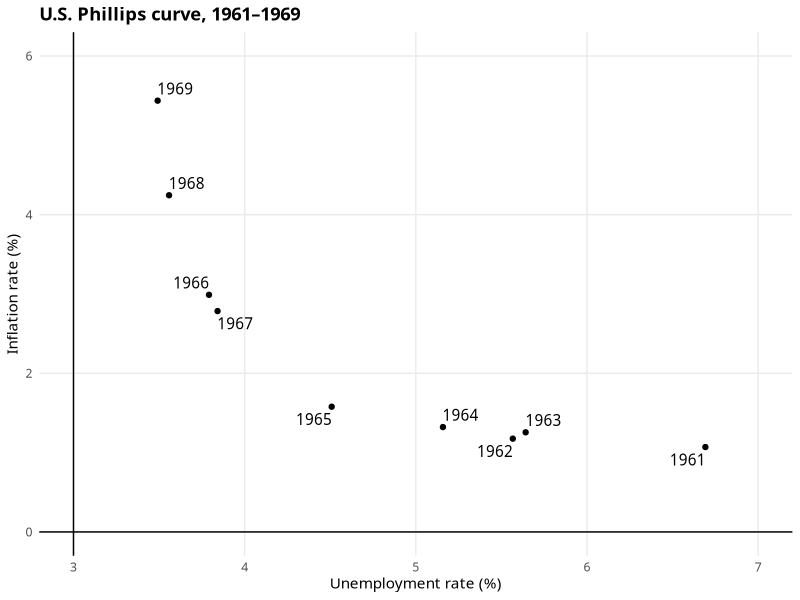
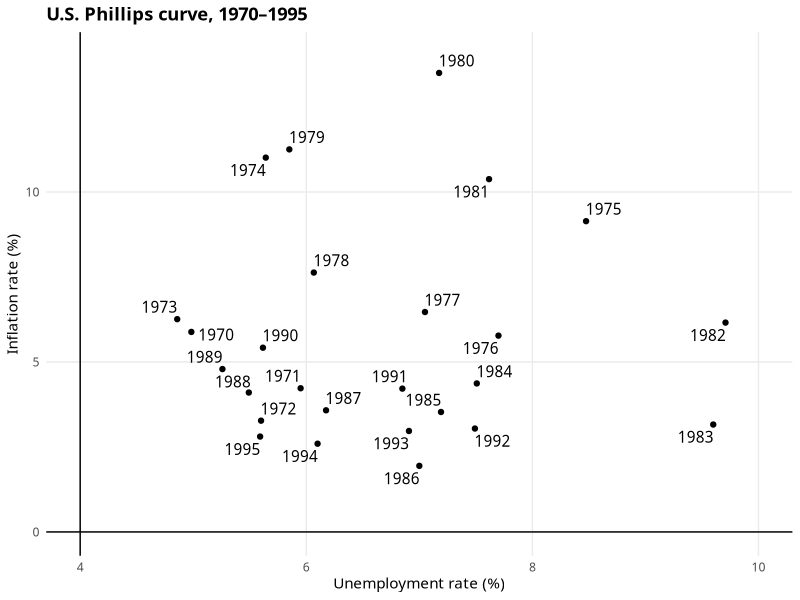
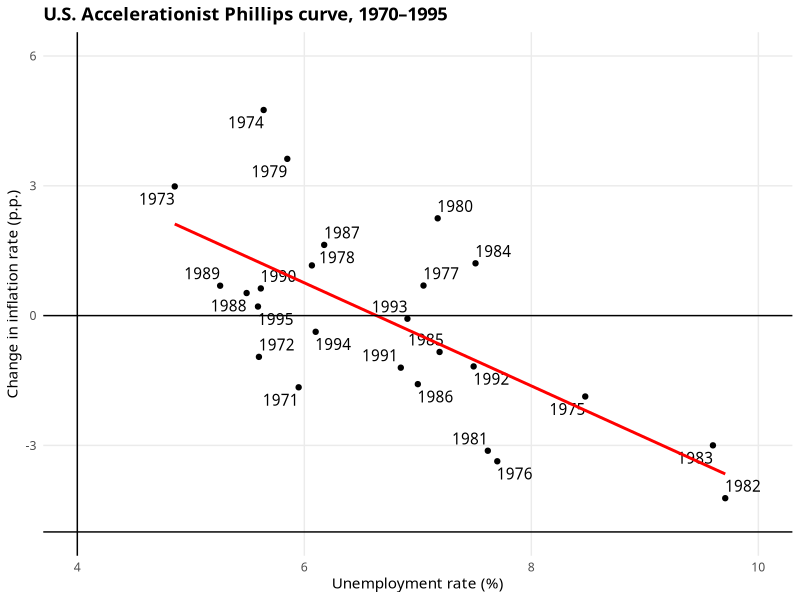
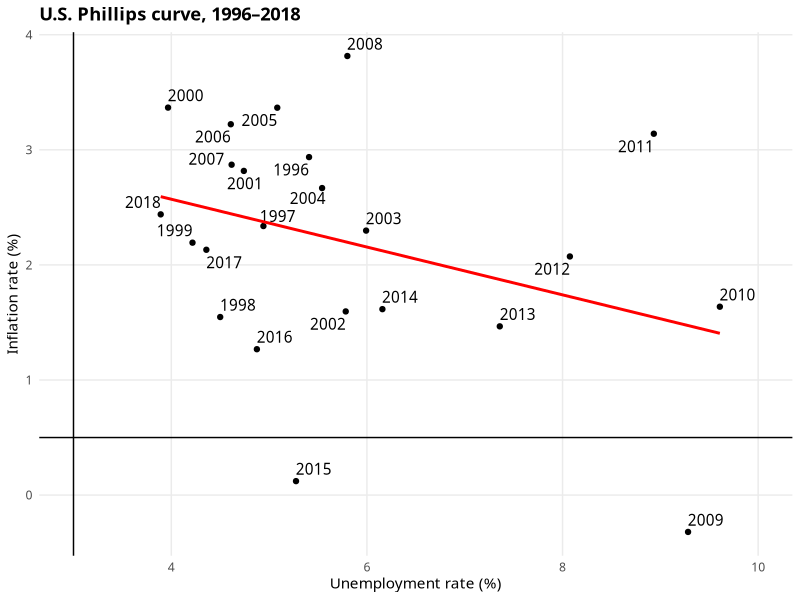
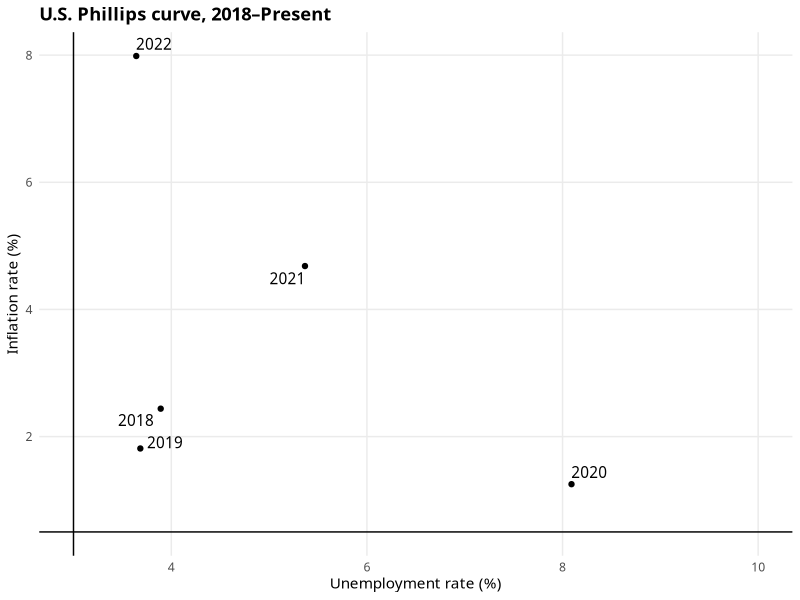

Reproduce these figures in R, in order.
## ---- chunk 1
#|echo: false


library(tidyverse)
library(ggthemes)
library(patchwork)
library(ggrepel)

theme_ms <- function() {
  theme_minimal(base_family = "IBM Plex Sans") +
    theme(panel.grid.minor = element_blank(),
          plot.background = element_rect(fill = "white", color = NA),
          plot.title = element_text(face = "bold"),
          strip.text = element_text(face = "bold"),
          strip.background = element_rect(fill = "grey80", color = NA),
          #axis.title.x = element_text(hjust = 0),
          #axis.title.y = element_text(hjust = 1),
          legend.title = element_text(face = "bold"))
}

theme_set(theme_ms())


####

cpi <- read_csv("CPIAUCSL.csv")
unrate <- read_csv("unrate.csv")


cpi <- cpi %>% 
  filter(DATE > "1947-01-01") %>% 
  mutate(CPIAUCSL= as.double(CPIAUCSL_PC1))

unrate <- unrate %>% 
  select(UNRATE) %>% 
  mutate(UNRATE = as.double(UNRATE))


cpi %>% 
  add_column(unrate) %>% 
  filter(DATE >= "1961-01-01" & DATE <= "1969-01-01") %>% 
  mutate(DATE = lubridate::year(DATE)) %>% 
  ggplot(aes(x = UNRATE, y = CPIAUCSL, label = DATE)) +
  geom_point() +
  geom_text_repel(family = "IBM Plex Sans") +
  expand_limits(x = c(3, 7),
                y = c(0, 6)) +
  geom_hline(yintercept = 0) +
  geom_vline(xintercept = 3) +
  labs(x = "Unemployment rate (%)",
       y = "Inflation rate (%)",
       title = "U.S. Phillips curve, 1961–1969")


## ---- chunk 2
#|echo: false


cpi %>% 
  add_column(unrate) %>% 
  filter(DATE >= "1970-01-01" & DATE <= "1995-01-01") %>% 
  mutate(DATE = lubridate::year(DATE)) %>% 
  ggplot(aes(x = UNRATE, y = CPIAUCSL, label = DATE)) +
  geom_point() +
  geom_text_repel(family = "IBM Plex Sans") +
  expand_limits(x = c(4, 10),
                y = c(0, 14)) +
  geom_hline(yintercept = 0) +
  geom_vline(xintercept = 4) +
  labs(x = "Unemployment rate (%)",
       y = "Inflation rate (%)",
       title = "U.S. Phillips curve, 1970–1995")




## ---- chunk 3
#|echo: false


cpi %>% 
  add_column(unrate) %>% 
  filter(DATE >= "1970-01-01" & DATE <= "1995-01-01") %>% 
  mutate(DATE = lubridate::year(DATE)) %>% 
  mutate(d_cpi = c(NA, diff(CPIAUCSL))) %>% 
  ggplot(aes(x = UNRATE, y = d_cpi, label = DATE)) +
  geom_point() +
  geom_text_repel(family = "IBM Plex Sans") +
  geom_smooth(method = "lm", se = F, color = "red") +
  expand_limits(x = c(4, 10),
                y = c(-5, 6)) +
  geom_hline(yintercept = -5) +
  geom_vline(xintercept = 4) +
  geom_hline(yintercept = 0) +
  labs(x = "Unemployment rate (%)",
       y = "Change in inflation rate (p.p.)",
       title = "U.S. Accelerationist Phillips curve, 1970–1995")




## ---- chunk 4
#|echo: false


cpi %>% 
  add_column(unrate) %>% 
  filter(DATE >= "1996-01-01" & DATE <= "2018-01-01") %>% 
  mutate(DATE = lubridate::year(DATE)) %>% 
  ggplot(aes(x = UNRATE, y = CPIAUCSL, label = DATE)) +
  geom_point() +
  geom_text_repel(family = "IBM Plex Sans") +
  geom_smooth(method = "lm", se = F, color = "red") +
  expand_limits(x = c(3, 10),
                y = c(0.5, 3)) +
  geom_vline(xintercept = 3) +
  geom_hline(yintercept = 0.5) +
  labs(x = "Unemployment rate (%)",
       y = "Inflation rate (%)",
       title = "U.S. Phillips curve, 1996–2018")




## ---- chunk 5
#|echo: false


cpi %>% 
  add_column(unrate) %>% 
  filter(DATE >= "2018-01-01") %>% 
  mutate(DATE = lubridate::year(DATE)) %>% 
  ggplot(aes(x = UNRATE, y = CPIAUCSL, label = DATE)) +
  geom_point() +
  geom_text_repel(family = "IBM Plex Sans") +
  expand_limits(x = c(3, 10),
                y = c(0.5, 3)) +
  geom_vline(xintercept = 3) +
  geom_hline(yintercept = 0.5) +
  labs(x = "Unemployment rate (%)",
       y = "Inflation rate (%)",
       title = "U.S. Phillips curve, 2018–Present")




